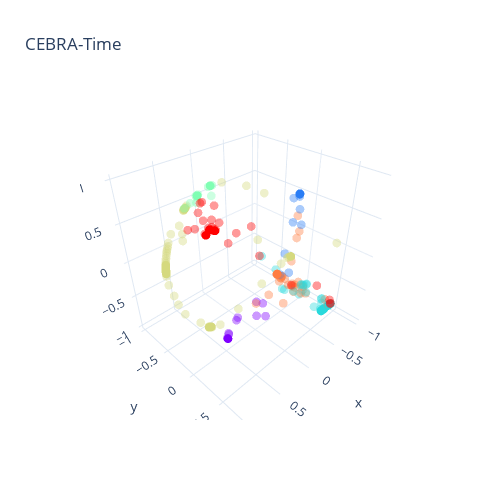

Notebook code for this chart:
### Code cell
fig = cebra.integrations.plotly.plot_embedding_interactive(cebra_em3, embedding_labels=annot, title="CEBRA-Time", cmap = "rainbow", markersize=3)
fig.show()

### Figure 1 — Plotly figure (JSON) as saved in the notebook; plotly's stock layout.template omitted (floating-point values rounded to 4 significant figures; data arrays with more than 128 entries replaced by an {"elided": "..."} marker saying what was removed)
{"data": [{"marker": {"color": {"elided": "6883 int values"}, "colorscale": [[0, "rgb(127, 0, 255)"], [0.1, "rgb(77, 77, 251)"], [0.2, "rgb(25, 149, 242)"], [0.3, "rgb(24, 205, 227)"], [0.4, "rgb(76, 242, 206)"], [0.5, "rgb(128, 254, 179)"], [0.6, "rgb(178, 242, 149)"], [0.7, "rgb(230, 205, 115)"], [0.8, "rgb(255, 149, 78)"], [0.9, "rgb(255, 77, 39)"], [1, "rgb(255, 0, 0)"]], "opacity": 0.4, "size": 3}, "mode": "markers", "name": "tensor([4, 4, 4,  ..., 6, 6, 6])", "type": "scatter3d", "x": {"elided": "6883 float values"}, "y": {"elided": "6883 float values"}, "z": {"elided": "6883 float values"}}], "layout": {"height": 500, "showlegend": false, "title": {"text": "CEBRA-Time"}, "width": 500}}
